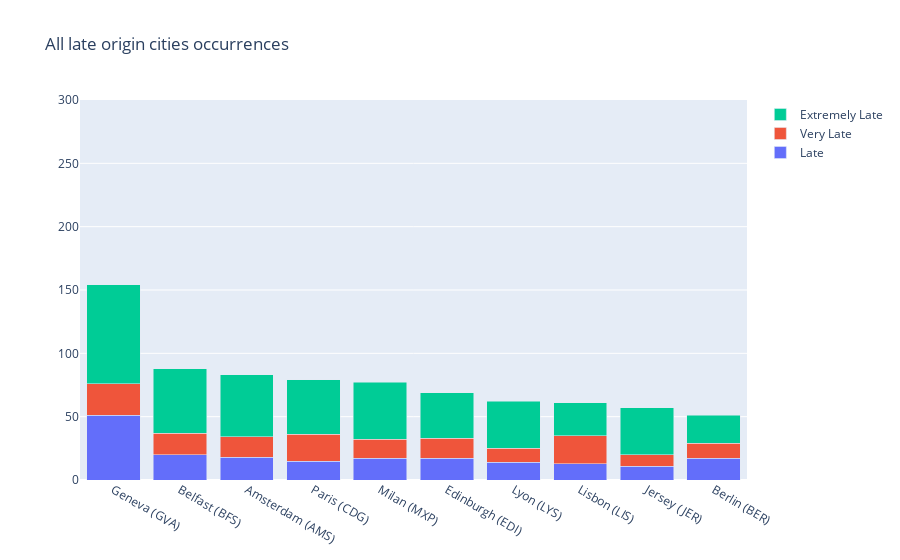

Notebook code for this chart:
### Code cell
import plotly.graph_objects as go
alllate_origins = all_late.nlargest(10, 'Total')

cities=alllate_origins.nlargest(10, 'Total')['Origin']
fig = go.Figure(data=[
    go.Bar(name='Late', x=cities, y=alllate_origins['Late']),
    go.Bar(name='Very Late', x=cities, y=alllate_origins['Very Late']),
    go.Bar(name='Extremely Late', x=cities, y=alllate_origins['Extremely Late']),

])
fig.update_layout(barmode='stack', title = 'All late origin cities occurrences', yaxis_range=[0,300])
fig.show()

### Figure 1 — Plotly figure (JSON) as saved in the notebook; plotly's stock layout.template omitted (floating-point values rounded to 4 significant figures)
{"data": [{"name": "Late", "type": "bar", "x": ["Geneva (GVA)", "Belfast (BFS)", "Amsterdam (AMS)", "Paris (CDG)", "Milan (MXP)", "Edinburgh (EDI)", "Lyon (LYS)", "Lisbon (LIS)", "Jersey (JER)", "Berlin (BER)"], "y": [51, 20, 18, 15, 17, 17, 14, 13, 11, 17]}, {"name": "Very Late", "type": "bar", "x": ["Geneva (GVA)", "Belfast (BFS)", "Amsterdam (AMS)", "Paris (CDG)", "Milan (MXP)", "Edinburgh (EDI)", "Lyon (LYS)", "Lisbon (LIS)", "Jersey (JER)", "Berlin (BER)"], "y": [25, 17, 16, 21, 15, 16, 11, 22, 9, 12]}, {"name": "Extremely Late", "type": "bar", "x": ["Geneva (GVA)", "Belfast (BFS)", "Amsterdam (AMS)", "Paris (CDG)", "Milan (MXP)", "Edinburgh (EDI)", "Lyon (LYS)", "Lisbon (LIS)", "Jersey (JER)", "Berlin (BER)"], "y": [78, 51, 49, 43, 45, 36, 37, 26, 37, 22]}], "layout": {"barmode": "stack", "title": {"text": "All late origin cities occurrences"}, "yaxis": {"range": [0, 300]}}}
